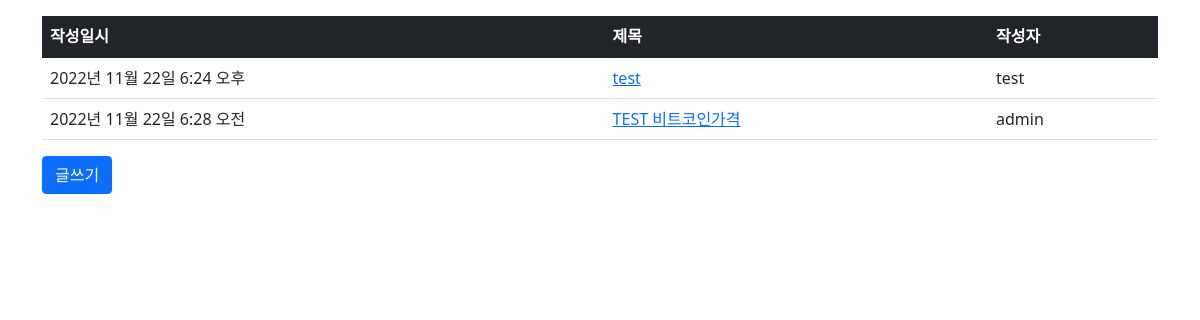
Page /board/ on the earlier database version.
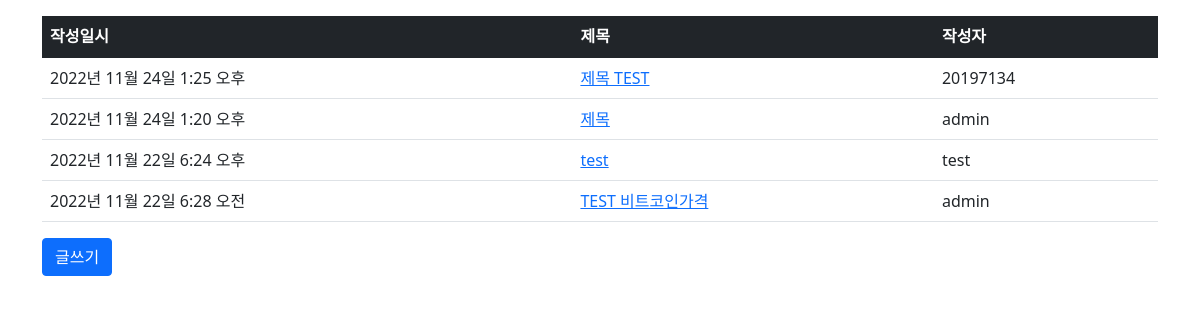
Same page on the later database version.
### board/models.py (models this page shows, shortened)
class CoinBoard(models.Model):
    write_time = models.DateTimeField(auto_now_add=True)
    board_title = models.CharField(max_length=100)
    write_user = models.ForeignKey(User, on_delete=models.CASCADE)
    content = models.TextField()

### board/views.py (the view)
# urls.py: path('', views.board_list, name='list'),
def board_list(request):
    boardlist = CoinBoard.objects.order_by('-write_time')
    context = {'boardlist':boardlist}
    return render(request,'board/board_list.html',context=context)

### board/templates/board/board_list.html
{% extends 'base.html' %}
{% block content %}
<div class="container my-3">
    <table class="table">
        <thead>
        <tr class="table-dark">
            <th>작성일시</th>
            <th>제목</th>
            <th>작성자</th>
        </tr>
        </thead>
        <tbody>
        {% if boardlist %}
        {% for item in boardlist %}
        <tr>
            <td>{{item.write_time}}</td>
            <td><a href="{% url 'board:view' board_id=item.id %}">{{item.board_title}}</a></td>
            <td>{{item.write_user}}</td>
        </tr>
        {% endfor %}
        {% else %}
        <tr>
            <td colspan="3">게시글이 없습니다.</td>
        </tr>
        {% endif %}
        </tbody>
    </table>
    <a href="{% url 'board:add' %}" class="btn btn-primary">글쓰기</a>
</div>
{% endblock %}

### templates/base.html (shortened to what this page needs)
<!doctype html>
<html lang="ko">
{% load static %}
<head>
    <link rel="stylesheet" type="text/css" href="{% static 'bootstrap.min.css' %}">
</head>
<body>
{% block content %}
{% endblock %}
</body>
</html>

Differences in the rows shown:
added CoinBoard: write_time "2022년 11월 24일 1:25 오후", board_title "제목 TEST", write_user "20197134"
added CoinBoard: write_time "2022년 11월 24일 1:20 오후", board_title "제목", write_user "admin"
